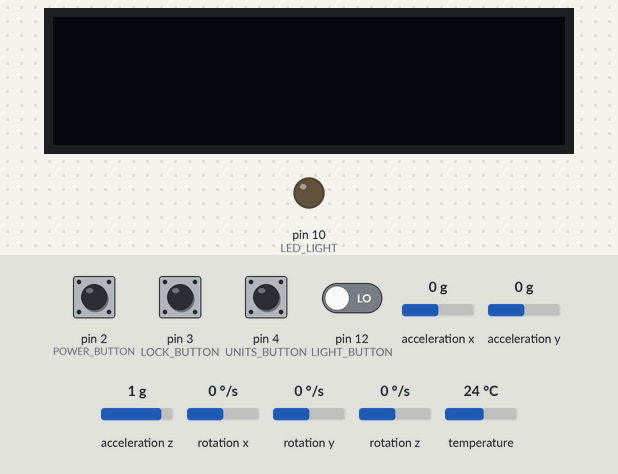
This sketch was run on a simulated Arduino Uno, built with avr-gcc and run on an emulated ATmega328P. On the bench: 128×32 one-colour display, output pins drawn as LEDs (lit = HIGH). The inputs (shaded band) are chosen by the test bench; at power-on: pin 2 (POWER_BUTTON), pin 3 (LOCK_BUTTON), pin 4 (UNITS_BUTTON), pin 12 (LIGHT_BUTTON) LOW, acceleration x 0 g, acceleration y 0 g, acceleration z 1 g, rotation x 0 °/s, rotation y 0 °/s, rotation z 0 °/s, temperature 24 °C.

Above: at 1.2 s.
1.3 s: pin 2 (POWER_BUTTON) pulled HIGH for 0.15 s
At 2.6 s:
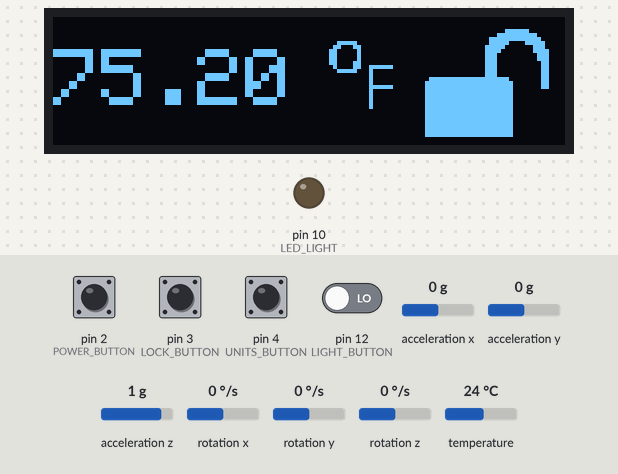
2.9 s: pin 3 (LOCK_BUTTON) pulled HIGH for 0.15 s
At 3.8 s:
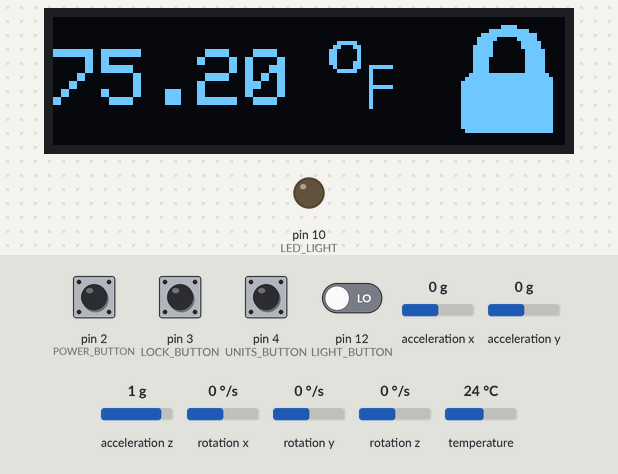
4.5 s: pin 4 (UNITS_BUTTON) pulled HIGH for 0.15 s
At 5.7 s:
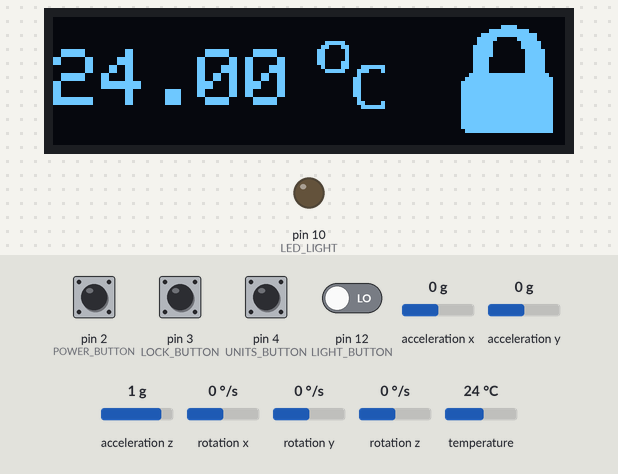
6.1 s: pin 3 (LOCK_BUTTON) pulled HIGH for 1 s
At 6.5 s:
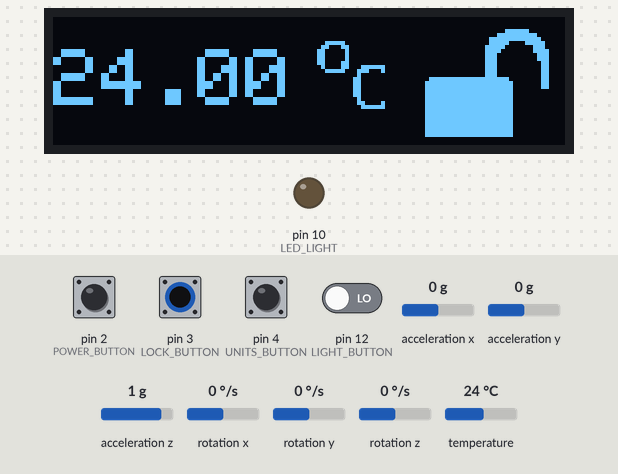
8.6 s: pin 2 (POWER_BUTTON) pulled HIGH for 1 s
At 9.3 s:
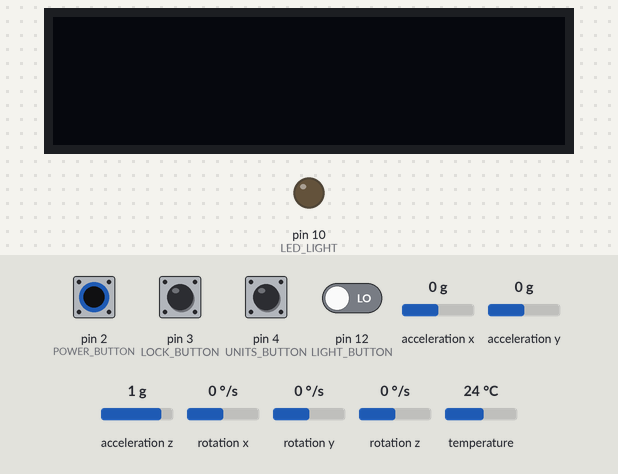
11.1 s: pin 2 (POWER_BUTTON) driven HIGH and pin 12 (LIGHT_BUTTON) driven HIGH
At 11.38 s:
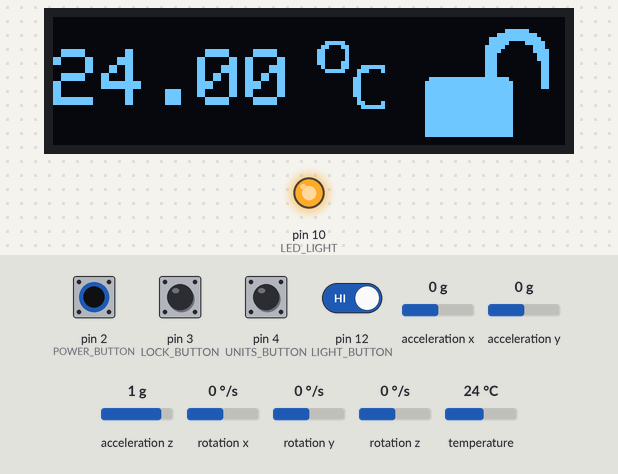
Timing chart, 0 to 14.3 s (numbered marks = the images above; inputs shaded):
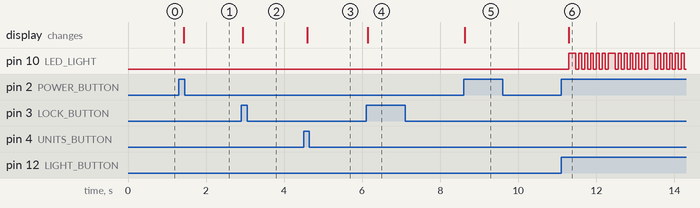

The sketch:

thermo_pro_firmware_v2.ino
```cpp
//Libraries

#include <OneWire.h>
#include <DallasTemperature.h>
#include <SPI.h>
#include <Wire.h>
#include <Adafruit_GFX.h>
#include <Adafruit_SSD1306.h>
#include <I2Cdev.h>
#include <MPU6050.h>

#include "images.h"


//Final PCB pins

//buttons
#define POWER_BUTTON 2 //Press C/F on PCB
#define LOCK_BUTTON 3 //Press Light on PCB
#define UNITS_BUTTON 4 //Press On/Off on PCB
#define CAL_BUTTON 7 //Correct on PCB
#define LIGHT_BUTTON 12 //Press Lock on PCB
//Outputs
#define LED_LIGHT 10
//OLED Screen Macros
#define SCREEN_WIDTH 128 // OLED display width, in pixels
#define SCREEN_HEIGHT 32 // OLED display height, in pixels
#define OLED_RESET     -1 // Reset pin # (or -1 if sharing Arduino reset pin)
#define SCREEN_ADDRESS 0x3C ///< See datasheet for Address; 0x3D for 128x64, 0x3C for 128x32

//Temp Sensor Macros
#define POT_TEMP_INPUT A0
#define DIGITAL_TEMP_INPUT 13

//Timer Rollover Values
//Timer 1
#define TIMER_COMPARE_3S 46875
#define TIMER_COMPARE_1S 15625
//Timer 2
#define TIMER_COMPARE_250HZ 250

//Screen Object
Adafruit_SSD1306 display(SCREEN_WIDTH, SCREEN_HEIGHT, &Wire, OLED_RESET);

//Temperature Sensor Objects
OneWire oneWire(DIGITAL_TEMP_INPUT);
DallasTemperature sensors(&oneWire);
DeviceAddress tempProbe;

//Gyro Object
MPU6050 accelgyro;

//Temp Store Variables
int gPotReading = 0;
float tempC = 0;

//Gyro Variables
int16_t ax, ay, az;
int16_t gx, gy, gz;
char tilt = 1; // 0 is "upside down" and 1 is "right side up" (with regard to the text on the PCB)

//global flags and counters for interrupt routines
volatile char gPowerOnFlag = 0;
volatile char gLockFlag = 0;
volatile int g3sCounter = 0;
volatile int g250HzCounter = 0;
volatile char gReadTempFlag = 0;

//Misc button flags
char gUnits = 0; //0 = F, 1 = C
char gLightOn = 0;

//State machine variables
enum SM_STATES {
  IDLE_STATE,
  UNITS_PRESS_STATE,
  UNITS_CHANGE_STATE
};

enum SM_STATES SM_State = IDLE_STATE;

/////////////////////////////////////////////////////////////////////////////////////////

void setup() {
  //Pin Definitions
  pinMode(POWER_BUTTON, INPUT);
  pinMode(LOCK_BUTTON, INPUT);
  pinMode(UNITS_BUTTON, INPUT);
  pinMode(CAL_BUTTON, INPUT);
  pinMode(LIGHT_BUTTON,INPUT);
  pinMode(LED_LIGHT, OUTPUT);
  pinMode(POT_TEMP_INPUT, INPUT);
  pinMode(DIGITAL_TEMP_INPUT,INPUT);

  //Temperature Sensor Startup
  sensors.begin();
  if (!sensors.getAddress(tempProbe, 0)) {
    for(;;);
  }
  sensors.setResolution(tempProbe, 9);

  //OLED Screen Startup
  // SSD1306_SWITCHCAPVCC = generate display voltage from 3.3V internally
  if(!display.begin(SSD1306_SWITCHCAPVCC, SCREEN_ADDRESS)) {
    //If the test fails, loop forever
    for(;;);
  }

  //Gyro Startup
  //Begin I2C communication with gyroscope
  Wire.begin();
  //initialize the gyroscope
  accelgyro.initialize();

  //Timers and Interrupts
  noInterrupts();

  //TIMERS

  //Timer 1 (3 seconds)
  TCCR1A = 0;
  TCCR1B = 0;

  //Timer rolls over at 46875 (happens every three seconds, since it counts 15625 every second)
  OCR1A = TIMER_COMPARE_3S;

  //CTC Mode (Compare to OCR1A)
  TCCR1B |= (1 << WGM12);

  //Reset Count
  TCNT1 = 0;

  //Prescales by 1024 (now runs at 16M/1024 = 15,625 Hz)
  //**STARTS WHEN THE UNITS BUTTON IS PRESSED**
  //TCCR1B |= (1 << CS10) | (1 << CS12);


  //Timer 2 (250 Hz --> 1s (handled in ISR))
  TCCR2A = 0;
  TCCR2B = 0;

  OCR2A = TIMER_COMPARE_250HZ;
  //CTC Mode (Compare to OCR2A)
  TCCR2A |= (1 << WGM21);
  //Prescales by 256 (now runs at 16M/256 = 62,500 Hz)
  TCCR2B |= (1 << CS21) | (1 << CS22);

  //INTERRUPTS

  //Set interrupt when timer = OCR1A (aka when it rolls over)
  TIMSK1 |= (1 << OCIE1A);
  TIMSK2 |= (1 << OCIE2A);
  //Set external interrupts for buttons
  EICRA |= 0xF; //Rising edge for both INT0 and INT1, EICRA = 0b1111
  //Power button interrupt (pin 2)
  EIMSK |= (1 << INT0);
  //Lock button interrupt (pin 3)
  EIMSK |= (1 << INT1);

  interrupts();
}

////////////////////////////////////////////////////////////////////////////////////////////////////////////////////


/********************************************
               Main Loop
********************************************/
void loop() {
  //Main loop when the power has been turned on
  if(gPowerOnFlag)
  {
    // read raw accel/gyro measurements from device
    accelgyro.getMotion6(&ax, &ay, &az, &gx, &gy, &gz);

    //Runs the LED
    (gLightOn) ? digitalWrite(LED_LIGHT, HIGH) : digitalWrite(LED_LIGHT, LOW);
    switch(SM_State)
    {
      case IDLE_STATE:
        //check buttons
        checkButtons();
        //read and display temperature
        readTemperature();
        displayTemperature();
        break;
      case UNITS_PRESS_STATE:
        //start timer
        startTimer1();
        //leaves state if unit button is released
        if(!digitalRead(UNITS_BUTTON)) {
          SM_State = IDLE_STATE;
          resetTimer1();
        }
        //Display temperature
        displayTemperature();
        //When you remain in this state for 3 seconds, reset the timer go to UNITS_CHANGE_STATE
        if(g3sCounter)
        {
          resetTimer1();
          SM_State = UNITS_CHANGE_STATE;
        }
        break;
      case UNITS_CHANGE_STATE:
        //Change the units then go back to idle state
        gUnits = !gUnits;
        SM_State = IDLE_STATE;
        break;
    }
  } else {
    //If power isn't on, turn off screen
    display.clearDisplay();
    display.display();
  }
}


/*********************************************
          User-Defined Functions
*********************************************/


/********************
Temperature Functions
*********************/

void readPotTemperature() {
  gPotReading = analogRead(POT_TEMP_INPUT);
}

void readTemperature() {
  if(gReadTempFlag) {
    gReadTempFlag = 0;
    sensors.requestTemperatures();
    tempC = sensors.getTempC(tempProbe);
    if (tempC == DEVICE_DISCONNECTED_C)
    {
      tempC = 1000;
      return;
    }
  }
}

void displayTemperature() {
  //clear and setup the screen
  display.clearDisplay();
  display.setTextColor(WHITE);
  display.setTextSize(2);

  //Check orientation
  if(ax < -2000) tilt = 0;
  else if(ax > 2000) tilt = 1;
  else;

  (tilt) ? display.setRotation(2) : display.setRotation(0);

  //Print temperature
  display.setCursor(0,8);
  (gUnits) ? display.print(tempC) : display.print(DallasTemperature::toFahrenheit(tempC));

  //Print units
  (gUnits) ? display.drawBitmap(0,0,images[2],128,32,WHITE) : display.drawBitmap(0,0,images[3],128,32,WHITE);

  //Print locked/unlocked
  (gLockFlag) ? display.drawBitmap(0,0,images[0],128,32,WHITE) : display.drawBitmap(0,0,images[1],128,32,WHITE);


  display.display();
}

/***********************************
Timer Functions (See also interrupts)
***********************************/

void startTimer1() {
  //Assign CS bits - Starts timer prescaled at 1024 (15625 Hz)
  TCCR1B |= (1 << CS10) | (1 << CS12);
}
void resetTimer1() {
  //Reset CS bits (no longer selects a prescaler output)
  TCCR1B &= ~(1 << CS10) & ~(1 << CS12);
  //Reset count value to zero
  TCNT1 = 0;
  //Reset counter
  g3sCounter = 0;
}

/*************************************
Button Functions (See also interrupts)
*************************************/

void checkButtons() {
  //Read Units Button
  if(digitalRead(UNITS_BUTTON))
  {
    SM_State = UNITS_PRESS_STATE;
  }
  //Read Light Button
  if(digitalRead(LIGHT_BUTTON)) {
    delay(50);
    gLightOn = !gLightOn;
  }
  //Calibration button not included in the code
}

/***************************************
        Interrupt Routines
****************************************/

//Power button
ISR(INT0_vect) {
  gPowerOnFlag = !gPowerOnFlag;
};
//Lock button (Stops/starts TIMER2 which measures temperature)
ISR(INT1_vect) {
  //Flips locked state
  gLockFlag = !gLockFlag;
  if(gLockFlag)
  {
    //Stops timer
    TCCR2B = 0;
  } else {
    //Starts timer with 62500 Hz
    TCCR2B |= (1 << CS21) | (1 << CS22);
  }
};

//3 second timer
ISR(TIMER1_COMPA_vect) {
  g3sCounter++;
};
//250Hz timer / 1 second timer
ISR(TIMER2_COMPA_vect) {
  g250HzCounter++;
  if(g250HzCounter == 250) {
    gReadTempFlag = 1;
    g250HzCounter = 0;
  }
};
```

Source omitted: images.h (data table, 12749 bytes)

Measured:
- after the input at 1.3 s, the display: changes after 0.13 s (image 1)
- after the input at 2.9 s, the display: changes at once (image 2)
- after the input at 4.5 s, the display: changes after 0.09 s (image 3)
- after the input at 6.1 s, the display: changes at once (image 4)
- after the input at 8.6 s, the display: changes at once (image 5)
- after the input at 11.1 s, pin 10 (LED_LIGHT): LOW → HIGH after 0.19 s, then repeats every 1.0 s: 5 × (LOW 0.08 s, HIGH 0.08 s), LOW 0.08 s, HIGH 0.18 s; the display: changes after 0.19 s (image 6)
